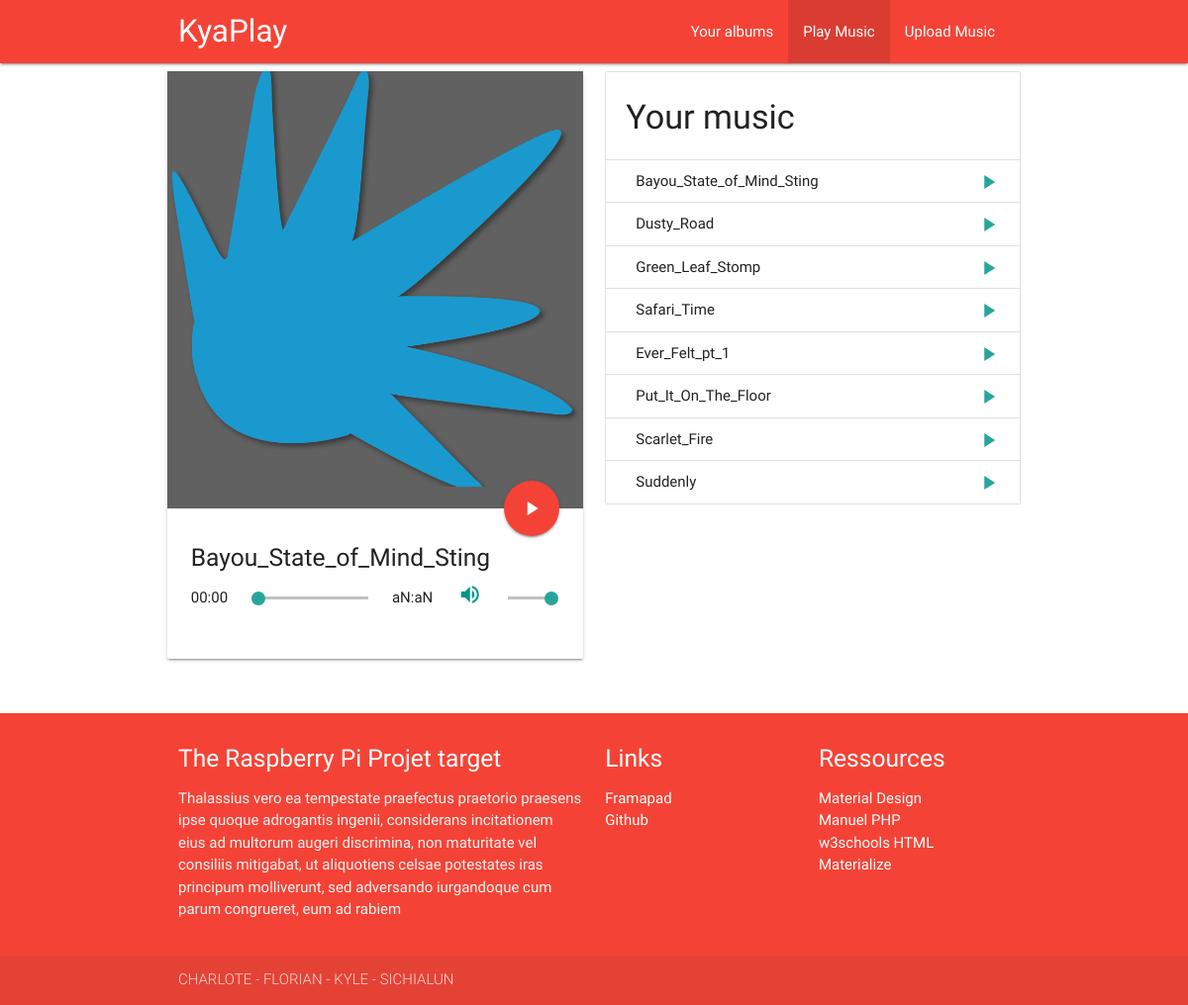
The page /index.php?page=play on the database its author committed.
### tables this page shows
CREATE TABLE `song` (
  `idSong` int(11) NOT NULL,
  `title` varchar(255) NOT NULL,
  `autor` varchar(255) NOT NULL,
  `duration` varchar(8) NOT NULL,
  `idAlbum` int(11) DEFAULT NULL,
  `idCategory` int(11) NOT NULL
);

CREATE TABLE `album` (
  `idAlbum` int(11) NOT NULL,
  `title` varchar(255) NOT NULL,
  `autor` varchar(255) NOT NULL,
  `picture` varchar(255) NOT NULL
);

### controllers/c_play.php (called while the page is built, shortened)
<?php
require_once(PATH_MODELS.'SongDAO.php');
$song = new SongDAO(true);
if(isset($_GET['song'])){
    $currentSongId = (int) htmlspecialchars($_GET['song']);
    $songsToDisplay = $song->getAlbumSongs($currentSongId);
    $songInfos = $song->getSongInfos($currentSongId);
    $albumTitle = $songInfos['albumTitle'];
}
else{
    $songsToDisplay = $song->getAllSongs();
    $currentSong = $songsToDisplay[0];
    $currentSongId = $currentSong->get_idSong();
    $songInfos = $song->getSongInfos($currentSongId);
    $albumTitle = 'Your music';
}
$extensionTitle = $songInfos['songTitle'];
$noExtensionTitle = substr($extensionTitle, 0, strripos($extensionTitle, '.'));
require_once(PATH_VIEWS.'play.php');

### index.php (called while the page is built, shortened)
<?php
if(isset($_GET['page']) && is_file(PATH_CONTROLLERS.$_GET['page'].".php"))
	$page = $_GET['page'];
elseif(!isset($_GET['page']))
	$page="welcome";
else
	$page="404";
require_once(PATH_CONTROLLERS.$page.'.php');
?>

### models/Connexion.php (called while the page is built, shortened)
<?php
class Connexion
{
  private $_bdd = null;
  private static $_instance = null;
  private function __construct ()
  {
	$this->_bdd = new PDO('mysql:host='.BD_HOST.'; dbname='.BD_DBNAME.'; charset=utf8', BD_USER, BD_PWD);
	$this->_bdd->setAttribute(PDO::ATTR_ERRMODE, PDO::ERRMODE_EXCEPTION);
  }
  public static function getInstance()
  {
    if(is_null(self::$_instance))
      self::$_instance = new Connexion();
    return self::$_instance;
  }
  public function getBdd()
  {
    return $this->_bdd;
  }
}

### models/DAO.php (called while the page is built, shortened)
<?php
require_once(PATH_MODELS.'Connexion.php');
abstract class DAO
{
  private $_debug;
  public function __construct($debug)
  {
    $this->_debug = $debug;
  }
  private function _requete($sql, $args = null)
  {
    if ($args == null)
    {
	$pdos = Connexion::getInstance()->getBdd()->query($sql);
    }
    else
    {
	$pdos = Connexion::getInstance()->getBdd()->prepare($sql);
	$pdos->execute($args);
    }
    return $pdos;
  }
  protected function queryRow($sql, $args = null)
  {
	try
	{
		$pdos = $this->_requete($sql, $args);
		$res = $pdos->fetch();
	}
	catch(PDOException $e)
	{
	  if($this->_debug)
            die($e->getMessage());
          $this->_erreur = 'query';
	  $res = false;
	}
    return $res;
  }
  protected function queryAll($sql, $args = null)
  {
 	try
	{
		$pdos = $this->_requete($sql, $args);
		$res = $pdos->fetchAll();
	}
	catch(PDOException $e)
	{
	  if($this->_debug)
            die($e->getMessage());
          $this->_erreur = 'query';
	  $res = false;
	}
    return $res;
  }
}

### models/SongDAO.php (called while the page is built, shortened)
<?php
require_once(PATH_MODELS . 'DAO.php');
require_once(PATH_ENTITY. 'Song.php');
class SongDAO extends DAO {
    public function getAllSongs() {
        if ($req = DAO::queryAll("SELECT * FROM song ORDER BY autor")) {
            foreach ($req as $song) {
                $res[] = new Song($song['idSong'], $song['title'], $song['autor'], $song['duration'], $song['idAlbum'], $song['idCategory']);
            }
            return $res;
        } else {
            return DAO::getErreur();
        }
    }
    public function getSongInfos($idSong) {
        if ($req = DAO::queryRow("SELECT s.title AS songTitle, a.title AS albumTitle, a.picture AS picture FROM song s JOIN Album a ON s.idAlbum=a.idAlbum WHERE s.idSong=$idSong")) {
            return $req;
        } else {
            return DAO::getErreur();
        }
    }
}

### entity/Song.php (called while the page is built, shortened)
<?php
class Song {
    private $_idSong;
    private $_title;
    function __construct($_idSong, $_title, $_autor, $_duration, $_idAlbum, $_idCategory) {
        $this->_idSong = $_idSong;
        $this->_title = $_title;
    }
    function get_idSong() {
        return $this->_idSong;
    }
    function get_title() {
        return $this->_title;
    }
}

### views/v_play.php (the view, shortened to what this page needs)
<div class="row">
    <div class="col s12 m6">
        <div class="card">
            <div class="grey darken-2 card-image">
                <img src="<?= PATH_IMAGES . $songInfos['picture'] ?>" onClick="togglePlay()">
                <a class="btn-floating btn-large halfway-fab waves-effect waves-light red" onClick="togglePlay()"><i class="material-icons" id="PausePlay">play_arrow</i></a>
            </div>
            <div class="card-content">
                <h5><?= $noExtensionTitle ?></h5>
                <div class="row valign-wrapper">
                    <div class="col s2" id="position"></div>
                    <div class="col s6 range-field valign-wrapper"><input id="seekbar" type="range" min="0" max="" step="2" oninput="setSeek(this.value)" onchange="setSeek(this.value)"></div>
                    <div class="col s2 center-align" id="total"></div>
                    <div class="col s2 center-align"><a class="" onClick="toggleMute()"><i class="material-icons teal-text lighten-1" id="Muted">volume_up</i></a></div>
                    <div class="col s3 range-field valign-wrapper"><input id="vol-control" type="range" min="0" max="100" step="1" oninput="SetVolume(this.value)" onchange="SetVolume(this.value)"></div>
                </div>
            </div>
        </div>
    </div>
    <div class="col s12 m6">
        <ul class="collection with-header">
            <li class="collection-header"><h4><?= $albumTitle ?></h4></li>
            <?php
            foreach ($songsToDisplay as $song) {
                $songTitle = $song->get_title();
                ?>
                <li class="collection-item">
                    <div><?= substr($songTitle, 0, strripos($songTitle, '.')) ?>
                        <a href="<?= PLAY_SONG_PAGE . $song->get_idSong() ?>" class="secondary-content">
                            <i class="material-icons">play_arrow</i>
                        </a>
                    </div>
                </li>
                <?php
            }
            ?>
        </ul>
    </div>
</div>

### rows shown on the page
song: idAlbum.picture (picture), title "Bayou_State_of_Mind_Sting"
song: title "Dusty_Road"
song: title "Green_Leaf_Stomp"
song: title "Safari_Time"
song: title "Ever_Felt_pt_1"
song: title "Put_It_On_The_Floor"
song: title "Scarlet_Fire"
song: title "Suddenly"

### other values the page prints
$albumTitle "Your music"
AUTEUR "CHARLOTE - FLORIAN - KYLE - SICHIALUN"
